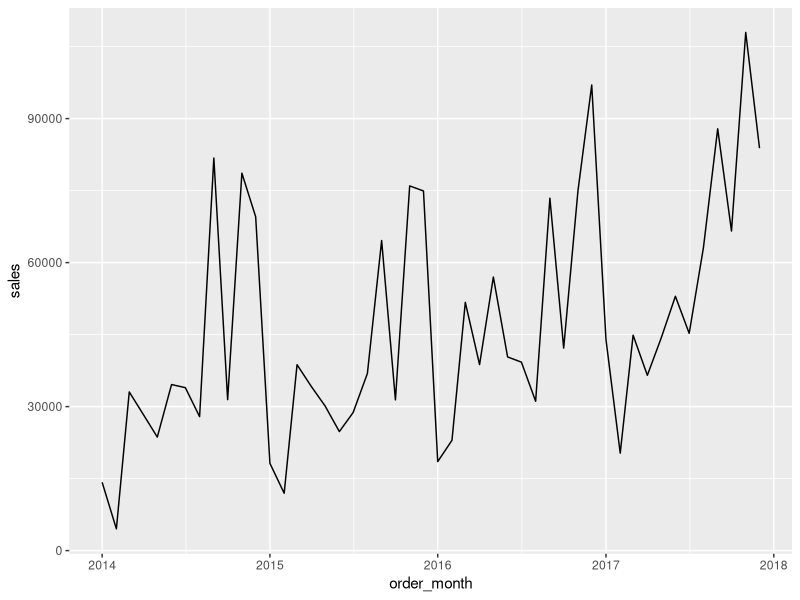
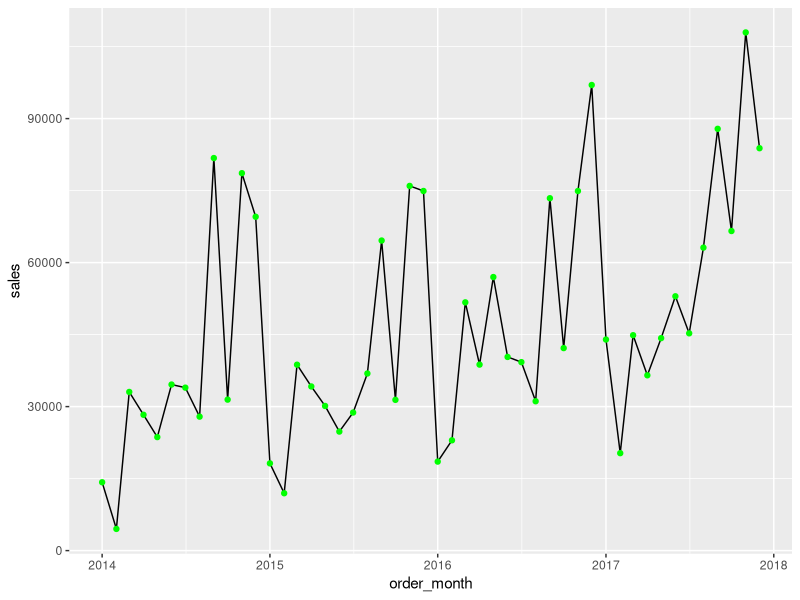

These charts were generated, in order, by the following R code:
library(dplyr)
library(ggplot2)

dataset <- read.csv("Dataset_superstore_simple.csv")

#Line chart
#Contoh disini mencoba membuat line chart untuk monthly sales
dataset$order_date <- as.Date(dataset$order_date)

dataset$order_month <- as.Date(cut(dataset$order_date, breaks='month'))

ggplot(dataset, aes(x=order_month, y=sales)) + 
  stat_summary(fun.y = sum, geom='line')

monthly_sales <- dataset %>%
  group_by(order_month) %>%
  summarise(sales = sum(sales))

ggplot(monthly_sales, aes(x=order_month, y=sales)) + 
  geom_line() +
  geom_point(colour='green')
